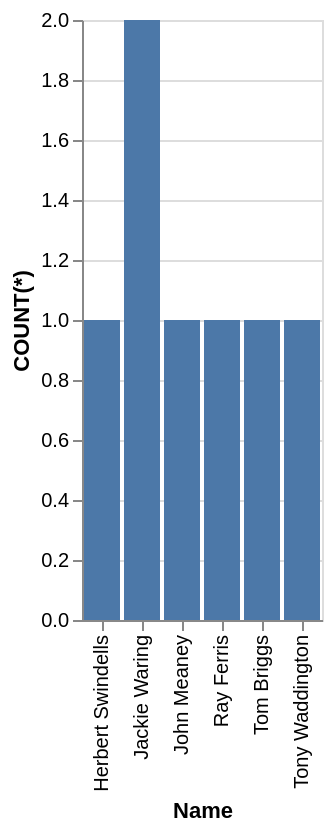

The specification (Vega-Lite) saved for this image:
### Vega-Lite specification from a JSON file in a GitHub repository (floating-point values rounded to 4 significant figures)
{"data": {"values": [{"x_data": "Herbert Swindells", "y_data": 1}, {"x_data": "Jackie Waring", "y_data": 2}, {"x_data": "John Meaney", "y_data": 1}, {"x_data": "Ray Ferris", "y_data": 1}, {"x_data": "Tom Briggs", "y_data": 1}, {"x_data": "Tony Waddington", "y_data": 1}]}, "mark": "bar", "encoding": {"x": {"field": "x_data", "type": "nominal", "title": "Name", "sort": "ascending"}, "y": {"field": "y_data", "type": "quantitative", "title": "COUNT(*)"}}}
